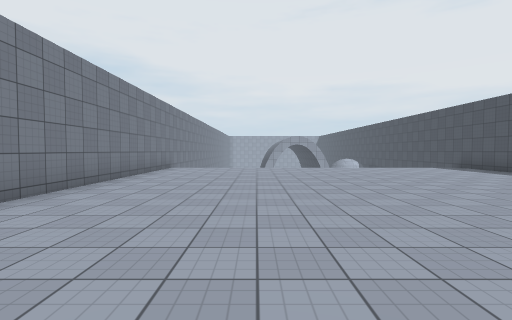
view 1 (above)

18 first-person views from a walk through a scene from a Unity 3-D project. The camera is 1.4 m above the floor, tilts 2° down and sees 85° across. The floor is counted in squares, 2 m on a side. Each view is taken from the middle of a square. On the plan, view 1 faces up. The plan holds only what a view shows up to about 9 squares ahead; the rest is blank. The player character is not drawn. Surface patterns are stand-ins for the level's own textures.

view 2
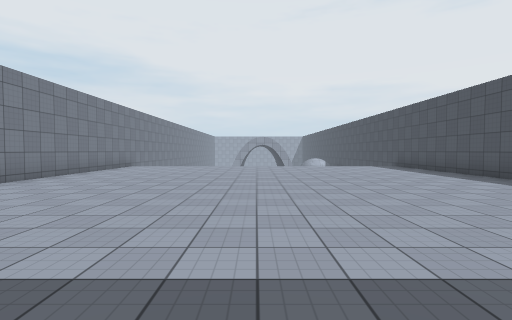

view 3
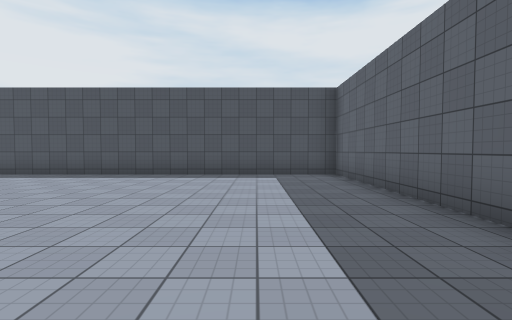

view 4
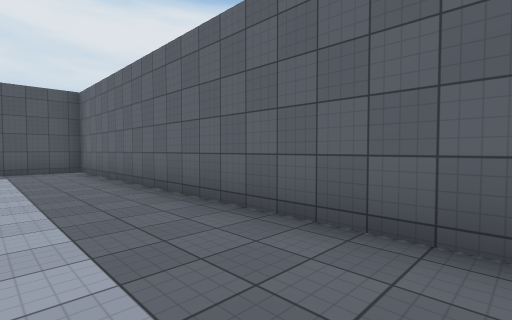

view 5
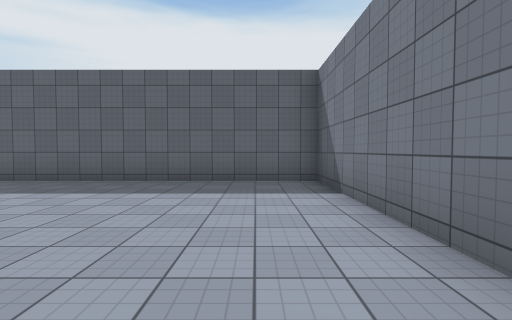

view 6
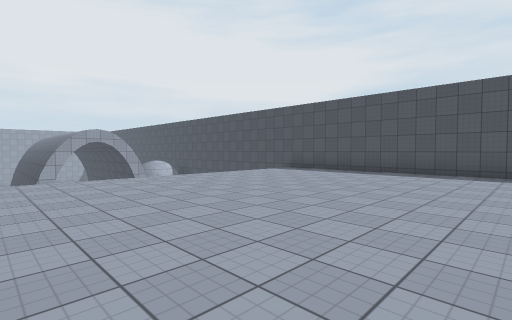

view 7
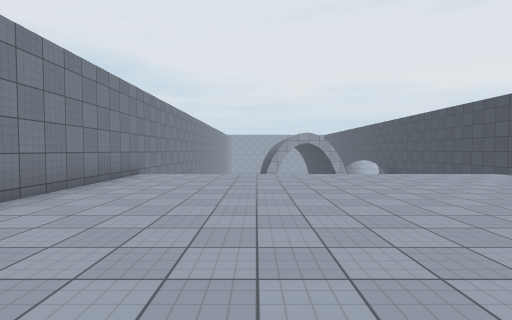

view 8
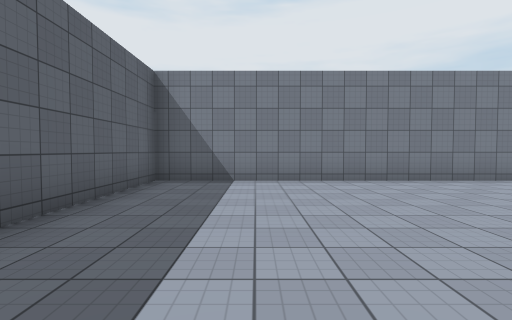

view 9
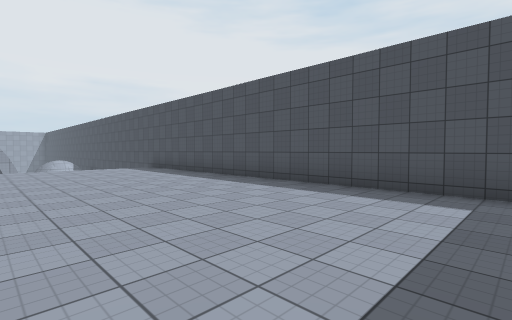

view 10
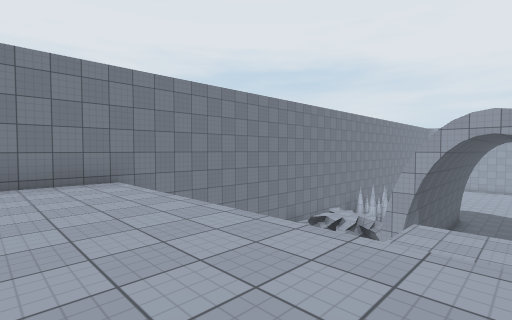

view 11
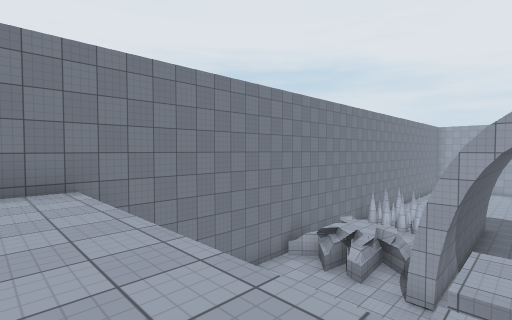

view 12
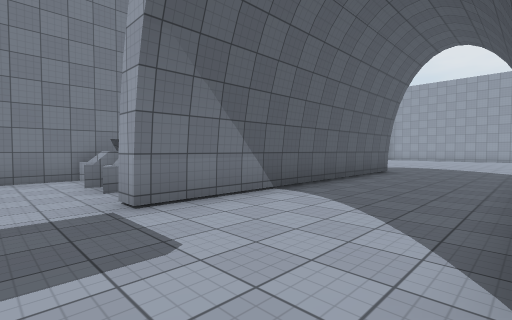

view 13
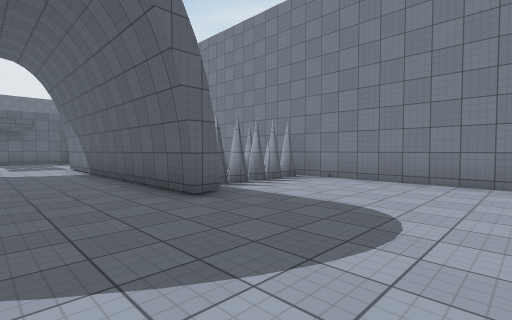

view 14
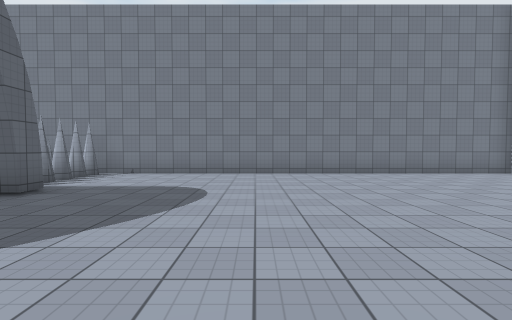

view 15
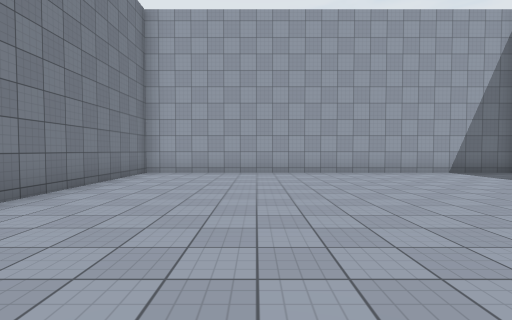

view 16
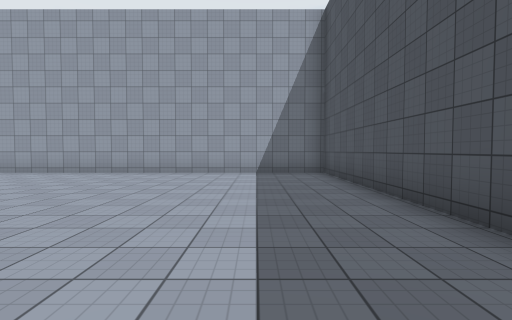

view 17
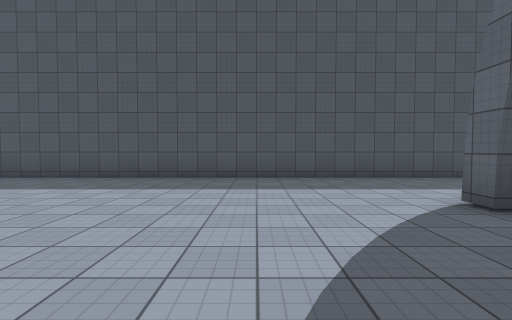

view 18
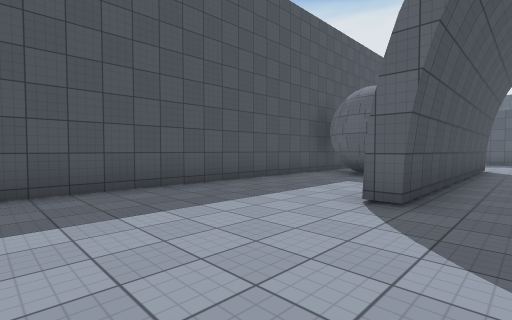

### Floor plan
Key: @ floor where view 1 was taken; # wall or solid block; . main floor; : floor 5 m higher than the main floor; / step, stairs or slope.
Columns run from 4 left of view 1 to 8 right of it. Each row starts with its distance up from view 1.
 36 #############
 35 #...........#
 34 #...........#
 33 #...........#
 32 #...........#
 31 #...........#
 30 #...........#
 29 #...........#
 28 #...........#
 27 #...........#
 26 #...........#
 25 #...........#
 24 #...#...#...#
 23 #####...#...#
 22    ##...# ..#
 21     #...# ..#
 20     #...#####
 19     #...#
 18    ##...#
 17 #####...#
 16 #........
 15 #.//.....
 14 #
 13
 12
 11 #///////////
 10 #:::::::::::
  9 #:::::::::::#
  8 #:::::::::::#
  7 #:::::::::::#
  6 #:::::::::::#
  5 #:::::::::::#
  4 #:::::::::::#
  3 #:::::::::::#
  2 #:::::::::::#
  1 #:::::::::::#
  0 #:::@:::::::#
 -1 #:::::::::::#
 -2 #############

Where each view was taken, in squares from view 1:
view 1: 0 up, 0 right, facing up
view 2: 1 down, 2 right, facing up
view 3: 1 up, 0 right, facing right
view 4: 1 up, 2 left, facing down-right
view 5: 5 up, 2 left, facing down
view 6: 4 up, 1 left, facing up-right
view 7: 3 up, 0 right, facing up
view 8: 1 up, 3 right, facing left
view 9: 0 up, 3 right, facing up-right
view 10: 9 up, 3 right, facing up-left
view 11: 10 up, 2 right, facing up-left
view 12: 15 up, 4 right, facing up-left
view 13: 28 up, 3 right, facing down-left
view 14: 28 up, 5 right, facing left
view 15: 27 up, 0 right, facing up
view 16: 27 up, 6 right, facing up
view 17: 27 up, 1 right, facing right
view 18: 28 up, 3 right, facing down-right
